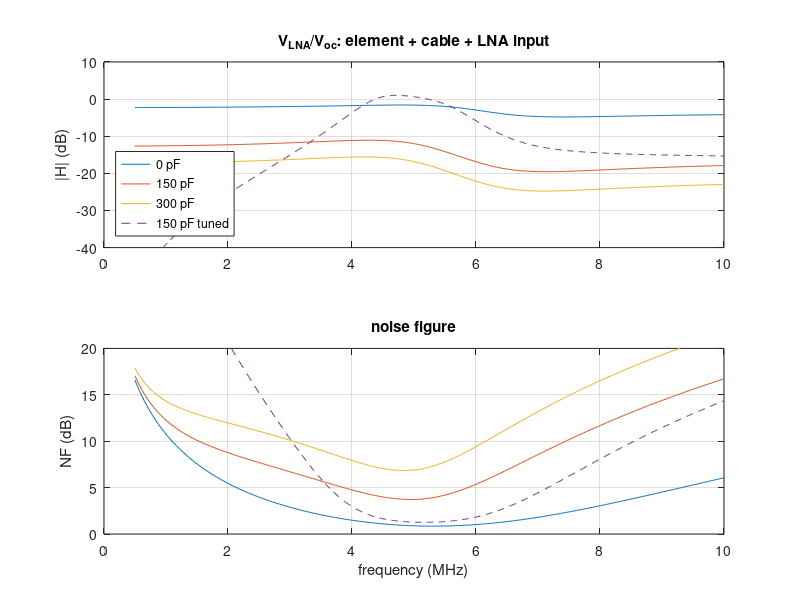
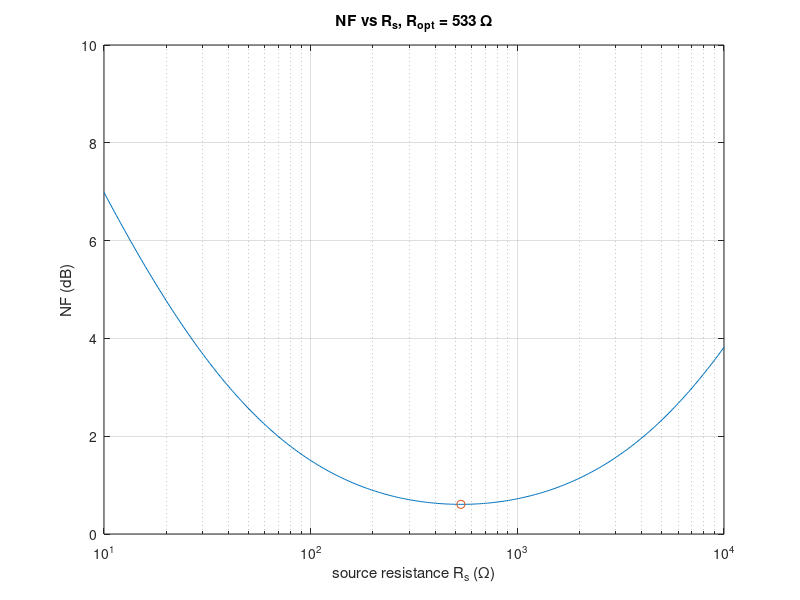

Source code (MATLAB) for these figures, in order:
%% m20_noise_budget.m
% Element, cable and LNA: signal transfer, noise figure and noise match (Module 20.3-20.4).
%   Element: Butterworth-Van Dyke model (C0 in parallel with Rm, Lm, Cm),
%   resonant at f0 with effective coupling keff^2 and loaded Q.
%   Load: cable capacitance + LNA input capacitance, optional 200 ohm
%   termination (resistive or active) and optional shunt tuning inductor.
%   Noise at the LNA input: 4kT Re(Zs) + en^2 + in^2 |Zs|^2, with Zs the
%   impedance seen by the LNA. NF is referred to the element's own thermal
%   noise passed through the same divider as the signal.
% What to change: C0, keff2, Q, cable capacitance, en, in.
% Expected output: |Ze| = 637 ohm at -37 deg; cable 0/50/150/300 pF gives
%   |H| = -1.61/-6.28/-12.00/-16.83 dB and NF = 0.88/1.60/3.72/6.90 dB;
%   tuned: +0.63 dB, NF 1.28 dB; Ropt = 533 ohm, NFmin = 0.61 dB.
clear; close all; rng(1);

%% Parameters
kB  = 1.380649e-23;  T0 = 290;      % Boltzmann constant (J/K), noise-figure temperature (K)
f0  = 5e6;                          % element resonance (Hz)
C0  = 30e-12;                       % clamped capacitance (F)
k2  = 0.4;                          % keff^2 = Cm/(C0 + Cm)
Q   = 2;                            % loaded mechanical Q (broadband element)
Cin = 15e-12;                       % LNA input capacitance (F)
en  = 0.8e-9;                       % LNA voltage noise (V/sqrt(Hz))
in  = 1.5e-12;                      % LNA current noise (A/sqrt(Hz))
QL  = 30;                           % tuning-inductor Q
Rt  = 200;                          % termination resistance (ohm)

Cm = C0*k2/(1-k2); w0 = 2*pi*f0;
Rm = 1/(w0*Cm*Q);  Lm = 1/(w0^2*Cm);
fprintf('BVD: C0 = %.0f pF, Cm = %.1f pF, Lm = %.2f uH, Rm = %.1f ohm\n', C0*1e12, Cm*1e12, Lm*1e6, Rm);

%% Model as anonymous functions of frequency f (vector) and options
Ze   = @(f) 1 ./ (1./(Rm + 1i*2*pi*f*Lm + 1./(1i*2*pi*f*Cm)) + 1i*2*pi*f*C0);
% load admittance: cable + Cin, termination flag term (0 none, 1 resistive, 2 active), tuning flag tu
Yl   = @(f,Cc,term,tu) 1i*2*pi*f*(Cc+Cin) + (term>0)/Rt + ...
        tu ./ (w0*(1/(w0^2*(C0+Cc+Cin)))/QL + 1i*2*pi*f*(1/(w0^2*(C0+Cc+Cin))));
Hf   = @(f,Cc,term,tu) (1./Yl(f,Cc,term,tu)) ./ (Ze(f) + 1./Yl(f,Cc,term,tu));
Zsf  = @(f,Cc,term,tu) 1 ./ (1./Ze(f) + Yl(f,Cc,term,tu));
% total noise PSD at the LNA input (V^2/Hz); active termination: feedback resistor (1+A) = 11 times larger
Ntot = @(f,Cc,term,tu) 4*kB*T0*real(Zsf(f,Cc,term,tu)) + en^2 + in^2*abs(Zsf(f,Cc,term,tu)).^2 ...
        - (term==2)*(1-1/11)*4*kB*T0*abs(Zsf(f,Cc,term,tu)).^2/Rt;
Nel  = @(f,Cc,term,tu) 4*kB*T0*real(Ze(f)).*abs(Hf(f,Cc,term,tu)).^2;
NF   = @(f,Cc,term,tu) 10*log10(Ntot(f,Cc,term,tu)./Nel(f,Cc,term,tu));

%% Spot values at f0
z = Ze(f0);
fprintf('Element at f0: |Ze| = %.0f ohm, angle %.0f deg, Re = %.0f ohm, thermal noise %.2f nV/rtHz\n', ...
  abs(z), angle(z)*180/pi, real(z), sqrt(4*kB*T0*real(z))*1e9);
fprintf('\n%-34s %9s %9s %12s\n', 'configuration', '|H| (dB)', 'NF (dB)', 'noise nV/rtHz');
cases = {0,0,0,'no cable, high-Z'; 50e-12,0,0,'50 pF cable, high-Z'; 150e-12,0,0,'150 pF cable, high-Z'; ...
         300e-12,0,0,'300 pF cable, high-Z'; 150e-12,0,1,'150 pF, tuned (QL = 30)'; ...
         150e-12,1,0,'150 pF, 200 ohm resistor'; 150e-12,2,0,'150 pF, 200 ohm active (x11)'};
for k = 1:size(cases,1)
  Cc = cases{k,1}; term = cases{k,2}; tu = cases{k,3};
  fprintf('%-34s %9.2f %9.2f %12.2f\n', cases{k,4}, 20*log10(abs(Hf(f0,Cc,term,tu))), NF(f0,Cc,term,tu), sqrt(Ntot(f0,Cc,term,tu))*1e9);
end
fprintf('capacitive-divider estimate for 150 pF: %.2f dB\n', 20*log10(C0/(C0+150e-12+Cin)));
fprintf('tuning inductor for 150 pF: L = %.2f uH\n', 1/(w0^2*(C0+150e-12+Cin))*1e6);

%% Noise match for a resistive source
Ropt  = en/in;  NFmin = 10*log10(1 + en*in/(2*kB*T0));
fprintf('\nResistive source: Ropt = en/in = %.0f ohm, NFmin = %.2f dB\n', Ropt, NFmin);
fprintf('sqrt(4kTR): 50 ohm %.3f, 1 kohm %.3f nV/rtHz; en equals a %.1f ohm resistor\n', ...
  sqrt(4*kB*T0*50)*1e9, sqrt(4*kB*T0*1000)*1e9, en^2/(4*kB*T0));
% cascade with a second stage of 5 nV/rtHz
for A1dB = [6 20]
  fprintf('LNA gain %2d dB: input-referred total %.2f nV/rtHz (e2 = 5 nV/rtHz)\n', A1dB, sqrt(en^2 + (5e-9)^2/10^(A1dB/10))*1e9);
end

%% Figures
f = linspace(0.5e6, 10e6, 400);
figure('Name','m23 receive transfer and NF');
subplot(2,1,1);
plot(f/1e6, 20*log10(abs(Hf(f,0,0,0))), f/1e6, 20*log10(abs(Hf(f,150e-12,0,0))), f/1e6, 20*log10(abs(Hf(f,300e-12,0,0))), f/1e6, 20*log10(abs(Hf(f,150e-12,0,1))), '--');
grid on; ylabel('|H| (dB)'); title('V_{LNA}/V_{oc}: element + cable + LNA input'); legend('0 pF','150 pF','300 pF','150 pF tuned','Location','southwest'); ylim([-40 10]);
subplot(2,1,2);
plot(f/1e6, NF(f,0,0,0), f/1e6, NF(f,150e-12,0,0), f/1e6, NF(f,300e-12,0,0), f/1e6, NF(f,150e-12,0,1), '--');
grid on; ylim([0 20]); xlabel('frequency (MHz)'); ylabel('NF (dB)'); title('noise figure');
figure('Name','m23 noise match');
R = logspace(1, 4, 300);
semilogx(R, 10*log10(1 + (en^2 + in^2*R.^2)./(4*kB*T0*R)), Ropt, NFmin, 'o'); grid on;
xlabel('source resistance R_s (\Omega)'); ylabel('NF (dB)'); title(sprintf('NF vs R_s, R_{opt} = %.0f \\Omega', Ropt)); ylim([0 10]);
